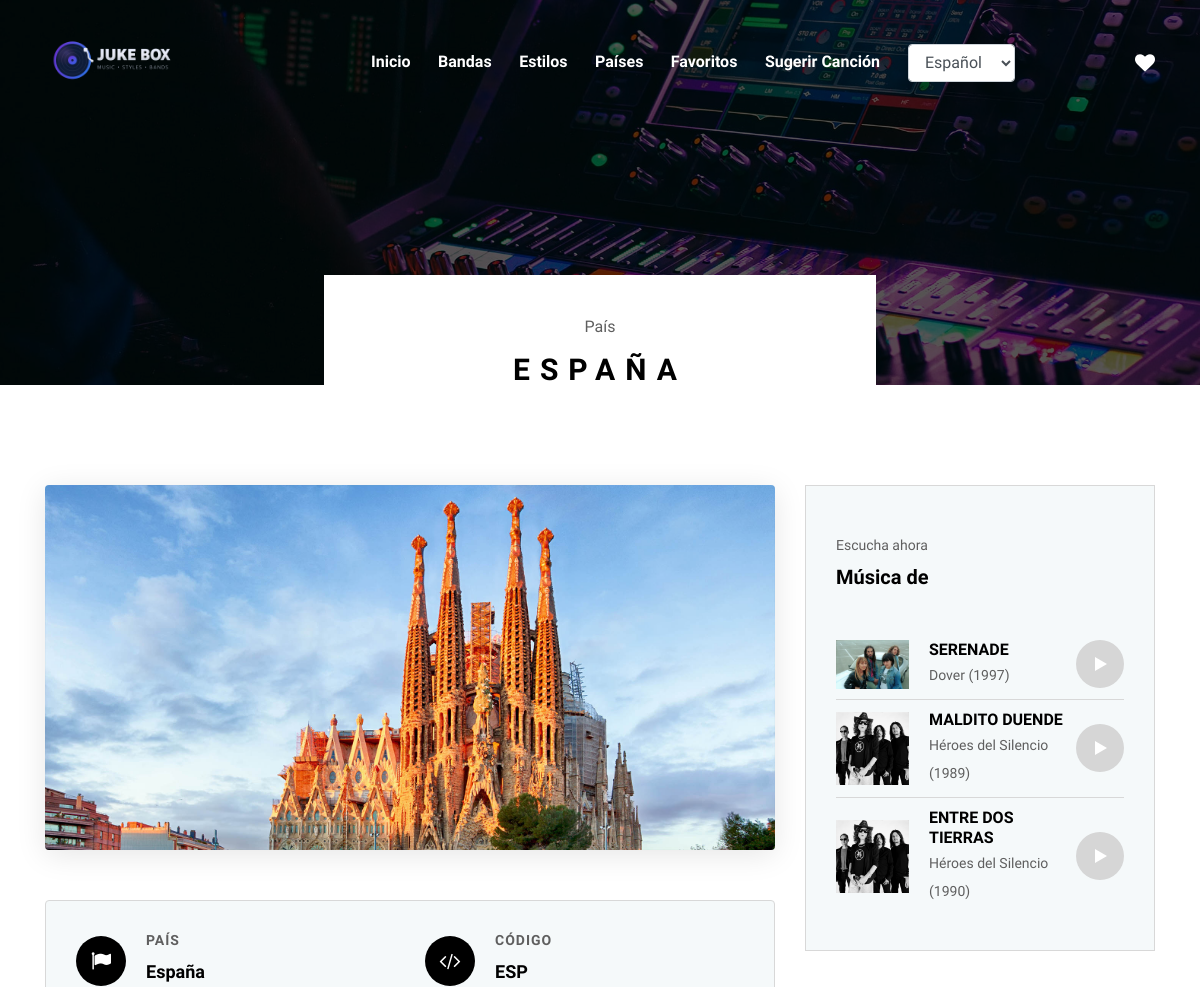
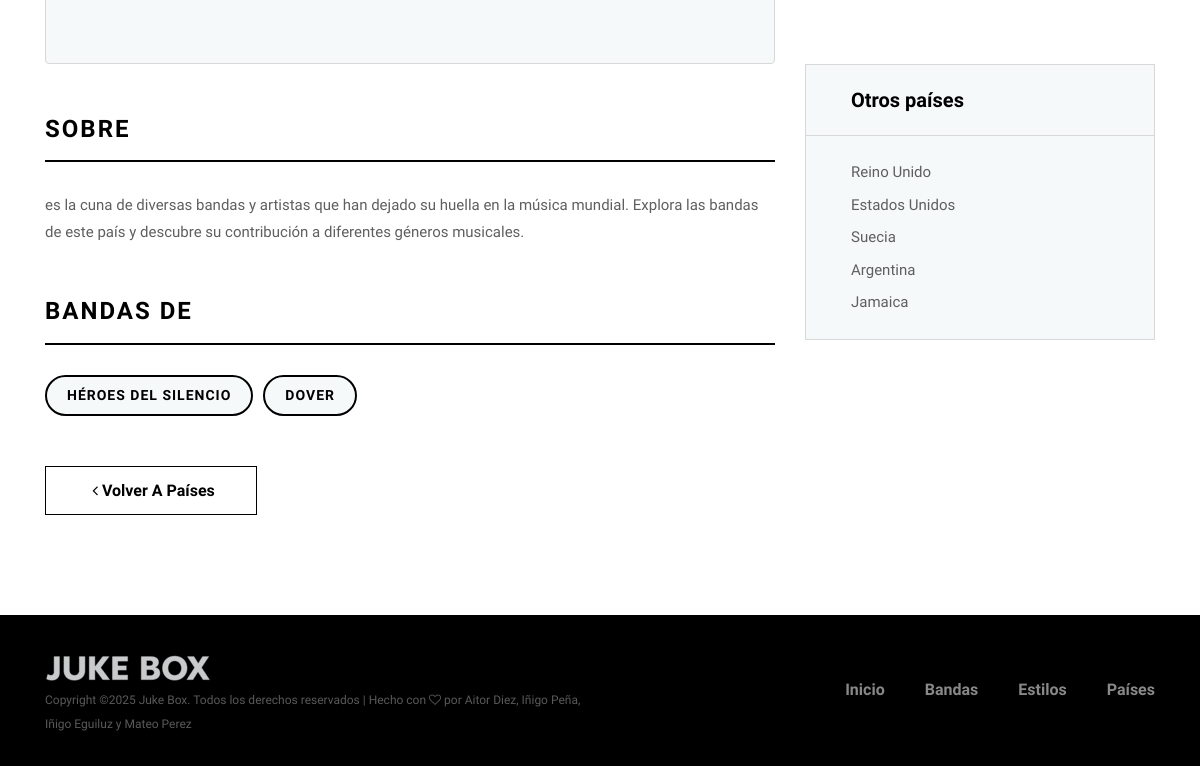
The app's page /pais/7/ with its own data (2 pictures, top to bottom).
### jukeBoxApp/models.py (models this page shows, shortened)
class Pais(models.Model):
    nombre = models.CharField(max_length=100)
    codigo = models.CharField(max_length=3)
    imagen = models.ImageField(upload_to='pais/', blank=True, null=True)

class Banda(models.Model):
    nombre = models.CharField(max_length=200)
    pais_origen = models.ForeignKey(Pais, on_delete=models.CASCADE)
    estilos = models.ManyToManyField(EstiloMusical)
    anio_formacion = models.IntegerField()
    descripcion = models.TextField()
    imagen = models.ImageField(upload_to='bandas/', blank=True, null=True)

class Cancion(models.Model):
    titulo = models.CharField(max_length=200)
    banda = models.ForeignKey(Banda, on_delete=models.CASCADE, related_name='canciones')
    anio_publicacion = models.IntegerField()
    archivo_audio = models.FileField(upload_to='canciones/', blank=True, null=True)
    class Meta:
        verbose_name = "Canción"
        verbose_name_plural = "Canciones"
        ordering = ['anio_publicacion']

### jukeBoxApp/views.py (the view)
# urls.py: path('pais/<int:pk>/', views.PaisDetailView.as_view(), name='pais_detalle'),
class PaisDetailView(DetailView):
    model = Pais
    template_name = 'jukeBoxApp/pais_detalle.html'
    context_object_name = 'pais'
    def get_context_data(self, **kwargs):
        context = super().get_context_data(**kwargs)
        context['paises_relacionados'] = Pais.objects.exclude(pk=self.object.pk)[:5]
        bandas_del_pais = self.object.banda_set.all()
        context['canciones'] = Cancion.objects.filter(banda__in=bandas_del_pais).order_by('?')[:3]
        return context

### jukeBoxApp/templates/jukeBoxApp/pais_detalle.html (shortened to what this page needs)
{% extends "jukeBoxApp/base.html" %}
{% load static %}
{% load i18n %}
{% block breadcumb_title %}{{ pais.nombre }}{% endblock %}
{% block breadcumb_subtitle %}{% trans "País" %}{% endblock %}
{% block breadcumb_style %}background-image: url({% static 'img/bg-img/breadcumb3.jpg' %});{% endblock %}
{% block content %}
<section class="band-details-area section-padding-100">
    <div class="container">
        <div class="row">
            <div class="col-12 col-lg-8">
                <div class="band-details-content">
                    <div class="band-thumbnail mb-50">
                        {% if pais.imagen %}
                        <img src="{{ pais.imagen.url }}" alt="{{ pais.nombre }}">
                        {% else %}
                        <img src="{% static 'img/bg-img/a3.jpg' %}" alt="{{ pais.nombre }}">
                        {% endif %}
                    </div>
                    <div class="band-info-card mb-50">
                        <div class="row">
                            <div class="col-12 col-md-6 mb-30">
                                <div class="single-info-item">
                                    <div class="info-icon">
                                        <i class="fa fa-flag"></i>
                                    </div>
                                    <div class="info-content">
                                        <h6>{% trans "País" %}</h6>
                                        <p>{{ pais.nombre }}</p>
                                    </div>
                                </div>
                            </div>
                            <div class="col-12 col-md-6 mb-30">
                                <div class="single-info-item">
                                    <div class="info-icon">
                                        <i class="fa fa-code"></i>
                                    </div>
                                    <div class="info-content">
                                        <h6>{% trans "Código" %}</h6>
                                        <p>{{ pais.codigo }}</p>
                                    </div>
                                </div>
                            </div>
                        </div>
                    </div>
                    <div class="band-description mb-50">
                        <h4 class="mb-30">{% blocktrans trimmed %}Sobre {{ pais.nombre }}{% endblocktrans %}</h4>
                        <p></p>
                    </div>
                    <div class="band-styles mb-50">
                        <h4 class="mb-30">{% blocktrans trimmed %}Bandas de {{ pais.nombre }}{% endblocktrans %}</h4>
                        <div class="styles-tags">
                            {% for banda in pais.banda_set.all %}
                            <a href="{% url 'banda_detalle' banda.id %}" class="style-tag">{{ banda.nombre }}</a>
                            {% endfor %}
                        </div>
                    </div>
                    <div class="back-to-list">
                        <a href="{% url 'pais_lista' %}" class="btn oneMusic-btn">
                            <i class="fa fa-angle-left"></i> {% trans "Volver a Países" %}
                        </a>
                    </div>
                </div>
            </div>
            <div class="col-12 col-lg-4">
                <div class="band-sidebar">
                    <div class="new-hits-area mb-100">
                        <div class="section-heading text-left mb-50">
                            <p>{% trans "Escucha ahora" %}</p>
                            <h5>{% blocktrans trimmed %}Música de {{ pais.nombre }}{% endblocktrans %}</h5>
                        </div>
                        {% if canciones %}
                        {% for cancion in canciones %}
                        <div class="single-new-item d-flex align-items-center justify-content-between wow fadeInUp"
                            data-wow-delay="{{ forloop.counter }}00ms">
                            <div class="first-part d-flex align-items-center">
                                <div class="thumbnail">
                                    {% if cancion.banda.imagen %}
                                    <img src="{{ cancion.banda.imagen.url }}" alt="{{ cancion.titulo }}">
                                    {% else %}
                                    <img src="{% static 'img/bg-img/wt10.jpg' %}" alt="{{ cancion.titulo }}">
                                    {% endif %}
                                </div>
                                <div class="content-">
                                    <h6><a href="{% url 'cancion_detalle' cancion.id %}">{{ cancion.titulo }}</a></h6>
                                    <p>{{ cancion.banda.nombre }} ({{ cancion.anio_publicacion }})</p>
                                </div>
                            </div>
                        </div>
                        {% endfor %}
                        {% else %}
                        <p>{% trans "No hay canciones disponibles para este país." %}</p>
                        {% endif %}
                    </div>
                    <div class="single-widget-area mb-30">
                        <div class="widget-title">
                            <h5>{% trans "Otros países" %}</h5>
                        </div>
                        <div class="widget-content">
                            <ul>
                                {% for otro_pais in paises_relacionados %}
                                {% if otro_pais.id != pais.id %}
                                <li><a href="{% url 'pais_detalle' otro_pais.id %}">{{ otro_pais.nombre }}</a></li>
                                {% endif %}
                                {% endfor %}
                            </ul>
                        </div>
                    </div>
                </div>
            </div>
        </div>
    </div>
</section>
{% endblock %}

### jukeBoxApp/static/css/classy-nav.css (style rules this page uses)
* { margin: 0; padding: 0; }
body { font-family: "Roboto", sans-serif; }
ul, ol { margin: 0; }
ul li, ol li { list-style: none; }
img { height: auto; max-width: 100%; }
.justify-content-between { justify-content: space-between; }

### records on screen
Pais: nombre "ESPAÑA", imagen (picture), nombre "España", codigo "ESP"
Banda: nombre "HÉROES DEL SILENCIO"
Banda: nombre "DOVER"
Cancion: banda.imagen (picture), titulo "SERENADE", banda.nombre "Dover", anio_publicacion "1997"
Cancion: banda.imagen (picture), titulo "MALDITO DUENDE", banda.nombre "Héroes del Silencio", anio_publicacion "1989"
Cancion: banda.imagen (picture), titulo "ENTRE DOS TIERRAS", banda.nombre "Héroes del Silencio", anio_publicacion "1990"
Pais: nombre "Reino Unido"
Pais: nombre "Estados Unidos"
Pais: nombre "Suecia"
Pais: nombre "Argentina"
Pais: nombre "Jamaica"

### other values on screen
form field language "Español"
